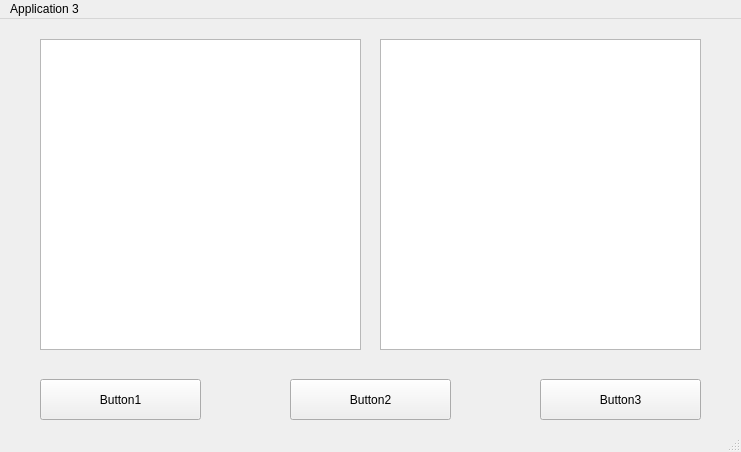
<?xml version="1.0" encoding="UTF-8"?>
<ui version="4.0">
 <class>MainWindow</class>
 <widget class="QMainWindow" name="MainWindow">
  <property name="geometry">
   <rect>
    <x>0</x>
    <y>0</y>
    <width>741</width>
    <height>452</height>
   </rect>
  </property>
  <property name="windowTitle">
   <string>MainWindow</string>
  </property>
  <widget class="QWidget" name="centralwidget">
   <widget class="QPlainTextEdit" name="plainTextEdit_1">
    <property name="geometry">
     <rect>
      <x>40</x>
      <y>20</y>
      <width>321</width>
      <height>311</height>
     </rect>
    </property>
   </widget>
   <widget class="QPlainTextEdit" name="plainTextEdit_2">
    <property name="geometry">
     <rect>
      <x>380</x>
      <y>20</y>
      <width>321</width>
      <height>311</height>
     </rect>
    </property>
   </widget>
   <widget class="QPushButton" name="pushButton">
    <property name="geometry">
     <rect>
      <x>40</x>
      <y>360</y>
      <width>161</width>
      <height>41</height>
     </rect>
    </property>
    <property name="text">
     <string>Button1</string>
    </property>
   </widget>
   <widget class="QPushButton" name="pushButton_2">
    <property name="geometry">
     <rect>
      <x>290</x>
      <y>360</y>
      <width>161</width>
      <height>41</height>
     </rect>
    </property>
    <property name="text">
     <string>Button2</string>
    </property>
   </widget>
   <widget class="QPushButton" name="pushButton_3">
    <property name="geometry">
     <rect>
      <x>540</x>
      <y>360</y>
      <width>161</width>
      <height>41</height>
     </rect>
    </property>
    <property name="text">
     <string>Button3</string>
    </property>
   </widget>
  </widget>
  <widget class="QMenuBar" name="menubar">
   <property name="geometry">
    <rect>
     <x>0</x>
     <y>0</y>
     <width>741</width>
     <height>22</height>
    </rect>
   </property>
   <widget class="QMenu" name="menuApplication_3">
    <property name="title">
     <string>Application 3</string>
    </property>
   </widget>
   <addaction name="menuApplication_3"/>
  </widget>
  <widget class="QStatusBar" name="statusbar"/>
 </widget>
 <resources/>
 <connections/>
</ui>
